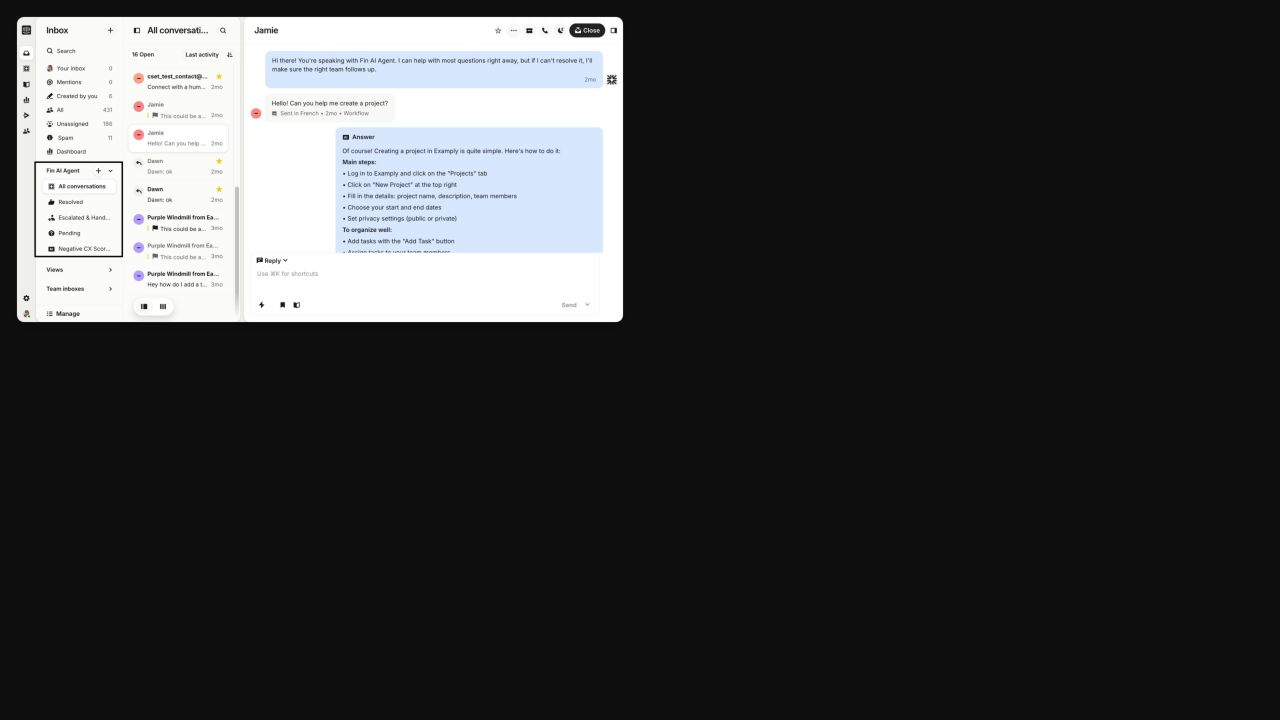
#> input picture research/ui_function_report/service_assets/intercom-fin-inbox.png, 1280 x 720 px, found by its file name
$ python crop_screenshots.py
#> lines starting #> are read from the running program, lines starting #| are printed output that depends on the picture; after the words box and inside, x2 and y2 are one past the last pixel; in counts of white or black regions, pixels touching at a corner belong together
from pathlib import Path
from PIL import Image, ImageChops

base = Path('/Users/julia_chen/Documents/ChatGPT/贵客松/research/ui_function_report/service_assets')
for name in ['intercom-fin-inbox.png', 'intercom-escalation-rule.png', 'zendesk-action-log.png', 'gorgias-ai-agent-chat.png']:
    src = base / name
    im = Image.open(src).convert('RGB')
#> im is the input picture: PIL image 1280x720 RGB; mean R, G, B 58.4, 59.2, 60
    # Official help images were captured on a black viewer background.
    # Retain the actual light product UI and remove only the surrounding canvas.
    bg = Image.new('RGB', im.size, (0, 0, 0))
#> bg: PIL image 1280x720 RGB; every value is 0
    diff = ImageChops.difference(im, bg).convert('L').point(lambda p: 255 if p > 28 else 0)
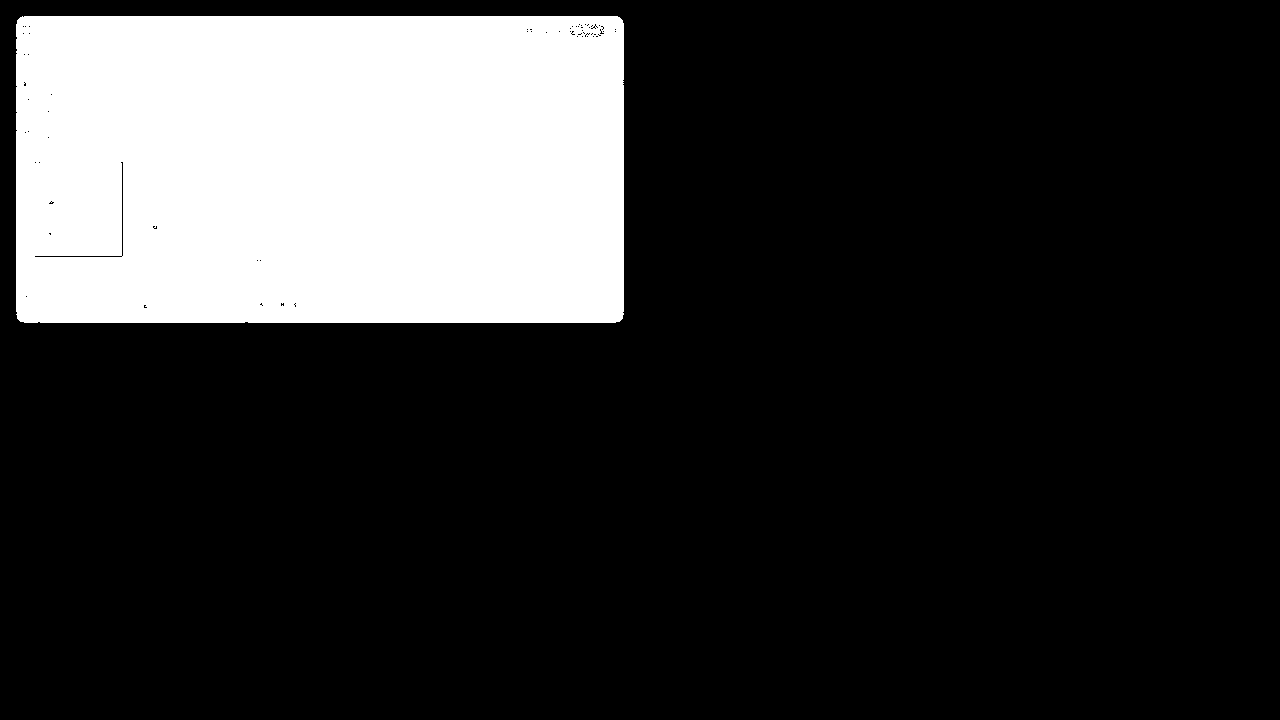
#> diff: PIL image 1280x720 L; 20.2% white; 1 white region, box (x1, y1, x2, y2) and area: (16, 16, 624, 323) 186229
    box = diff.getbbox()
#> box = (16, 16, 624, 323)
    if box:
        pad = 8
        box = (max(0, box[0]-pad), max(0, box[1]-pad), min(im.width, box[2]+pad), min(im.height, box[3]+pad))
#> box = (8, 8, 632, 331)
        im = im.crop(box)
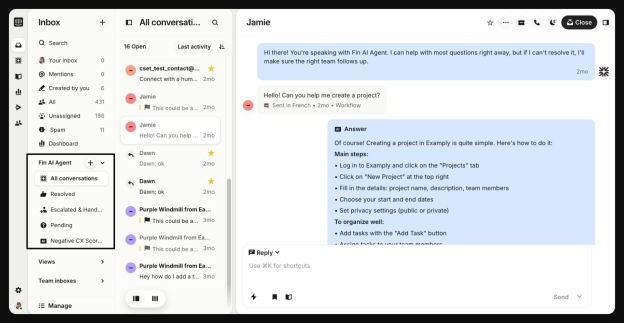
#> im: PIL image 624x323 RGB; mean R, G, B 217, 220.5, 224.5
    im.save(base / name.replace('.png', '-cropped.png'))
#> pass 2 of the loop `for name in ['intercom-fin-inbox.png', 'intercom-escalation-rule.png',..`:
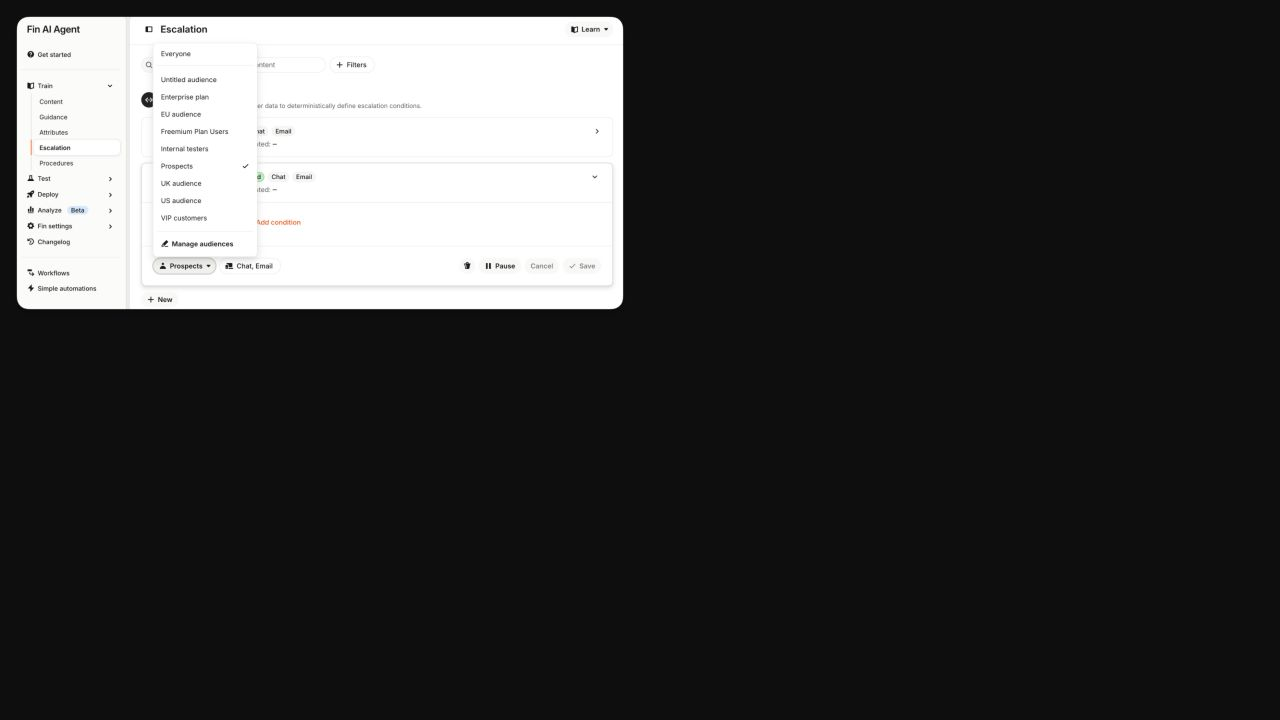
#> input picture research/ui_function_report/service_assets/intercom-escalation-rule.png, 1280 x 720 px, found by its file name
#> im is the input picture: PIL image 1280x720 RGB; mean R, G, B 59.2, 59.2, 59.1
#> `diff = ImageChops.difference(im, bg).convert('L').point(lambda p: 255 ..`:
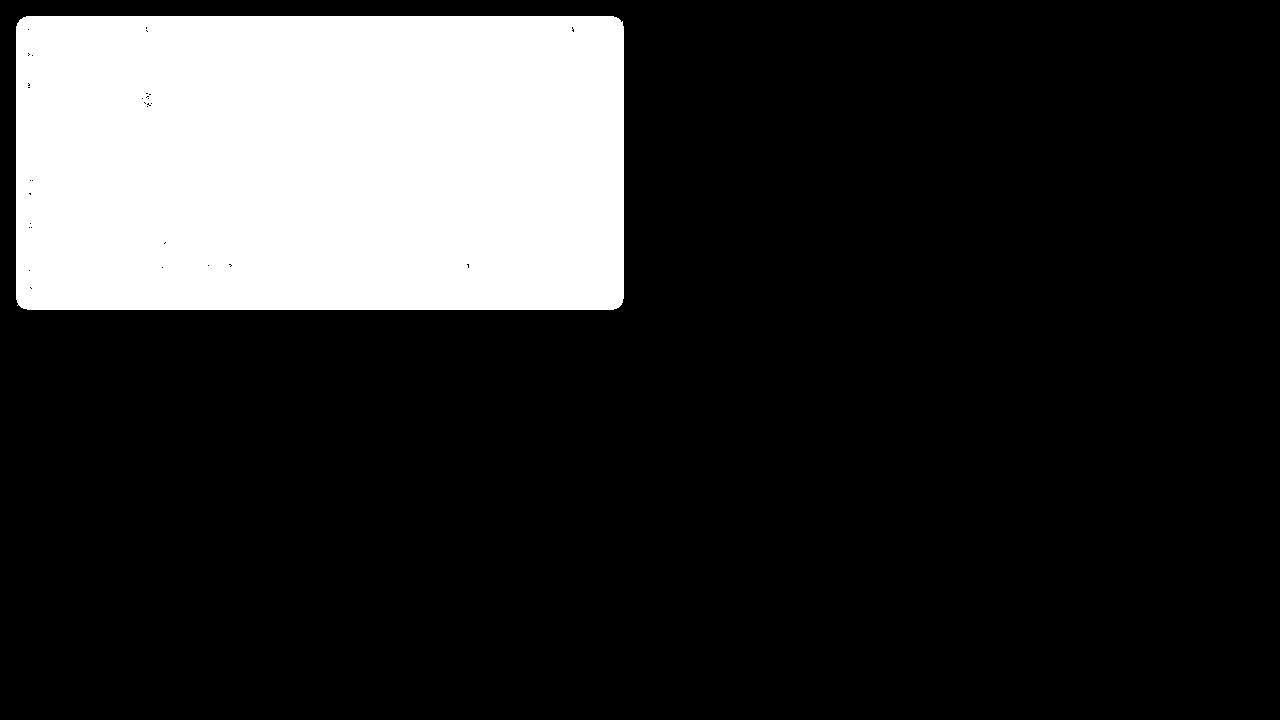
#> diff: PIL image 1280x720 L; 19.4% white; 1 white region, box (x1, y1, x2, y2) and area: (16, 16, 624, 310) 178543
#> `box = diff.getbbox()`: box = (16, 16, 624, 310)
#> `box = (max(0, box[0]-pad), max(0, box[1]-pad), min(im.width, box[2]+pa..`: box = (8, 8, 632, 318)
#> `im = im.crop(box)`:
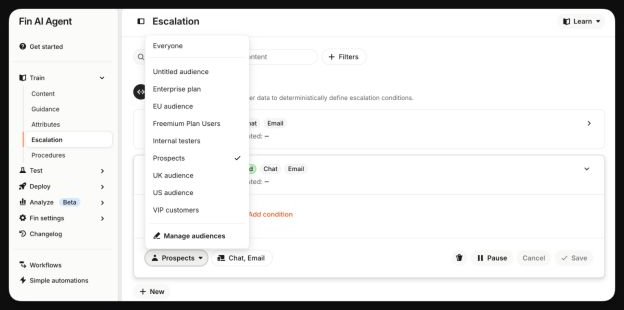
#> im: PIL image 624x310 RGB; mean R, G, B 229.2, 229.2, 228.8
#> pass 3 of the loop `for name in ['intercom-fin-inbox.png', 'intercom-escalation-rule.png',..`:
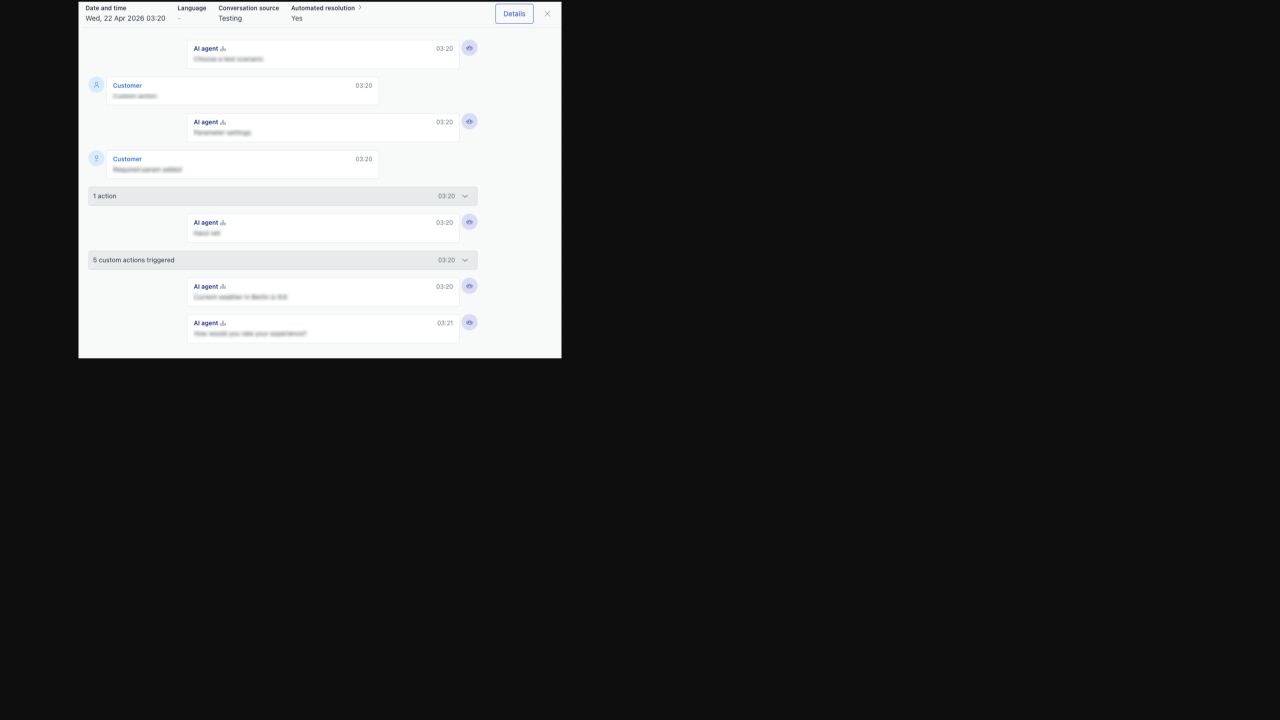
#> input picture research/ui_function_report/service_assets/zendesk-action-log.png, 1280 x 720 px, found by its file name
#> im is the input picture: PIL image 1280x720 RGB; mean R, G, B 57.3, 57.6, 57.6
#> `diff = ImageChops.difference(im, bg).convert('L').point(lambda p: 255 ..`:
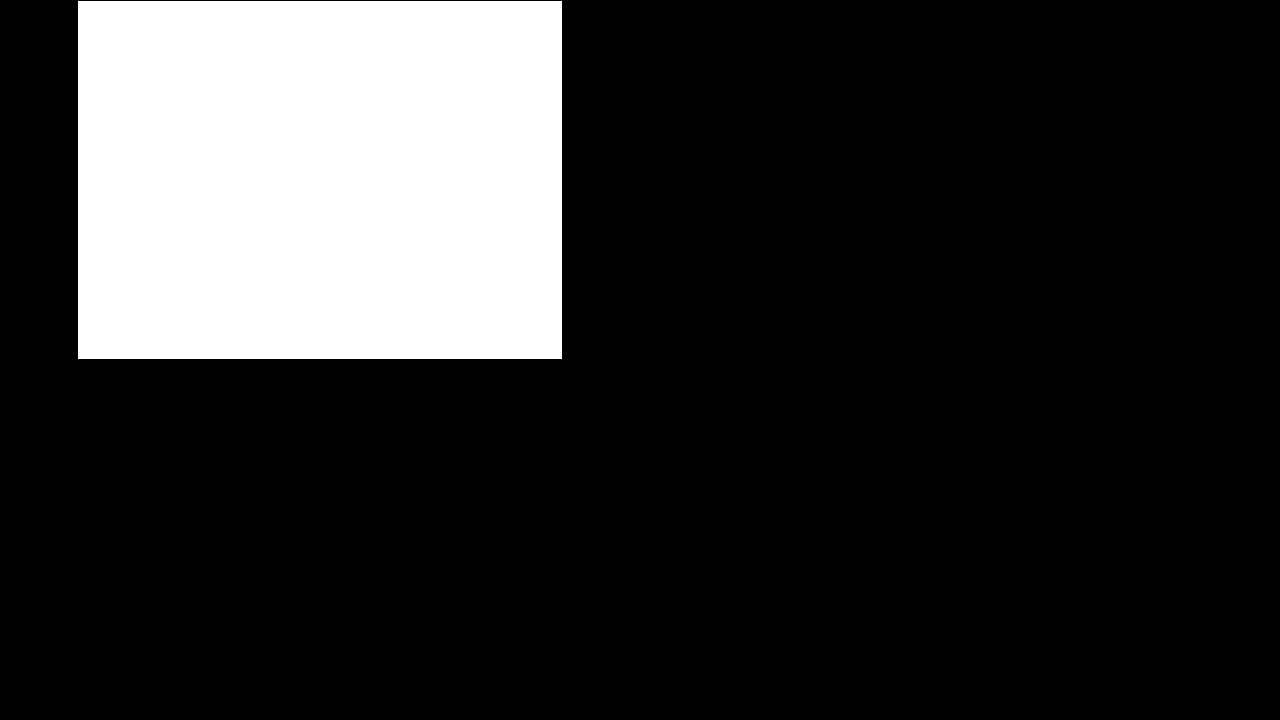
#> diff: PIL image 1280x720 L; 18.8% white; 1 white region, box (x1, y1, x2, y2) and area: (78, 1, 562, 359) 173272
#> `box = diff.getbbox()`: box = (78, 1, 562, 359)
#> `box = (max(0, box[0]-pad), max(0, box[1]-pad), min(im.width, box[2]+pa..`: box = (70, 0, 570, 367)
#> `im = im.crop(box)`:
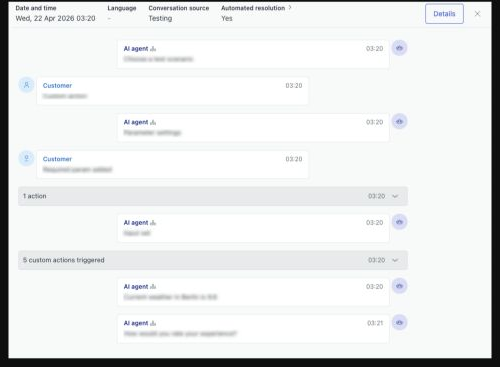
#> im: PIL image 500x367 RGB; mean R, G, B 231.5, 233.1, 233.1
#> the loop made 4 passes; the first 3 are shown
